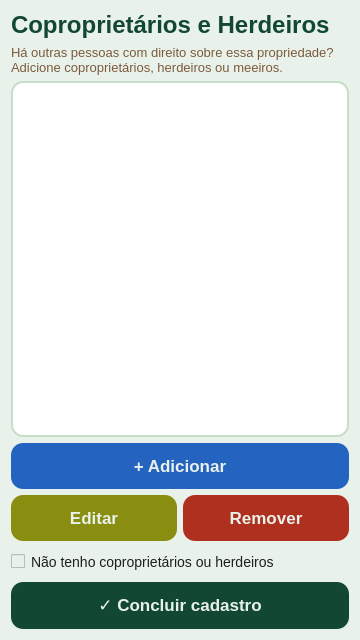
<?xml version="1.0" encoding="UTF-8"?>
<ui version="4.0">
 <class>Form</class>
 <widget class="QWidget" name="Form">
  <property name="geometry"><rect><x>0</x><y>0</y><width>360</width><height>640</height></rect></property>
  <property name="minimumSize"><size><width>360</width><height>640</height></size></property>
  <property name="maximumSize"><size><width>360</width><height>640</height></size></property>
  <property name="windowTitle"><string>Form</string></property>
  <property name="styleSheet">
   <string notr="true">QWidget { background-color: #E9F2EA; font-family: &quot;Roboto Flex&quot;; }
QPushButton { background-color: #124831; color: #E9F2EA; font-family: &quot;Roboto Flex&quot;; font-weight: 700; font-size: 17px; border-radius: 12px; padding: 13px; border: none; }
QPushButton:hover { background-color: #0a3020; }
QPushButton#new_coowner_button { background-color: #2563C0; }
QPushButton#update_coowner_button { background-color: #8a8e10; }
QPushButton#delete_coowner_button { background-color: #b03020; }
QLabel#title_label { font-family: &quot;Roboto Flex&quot;; font-weight: 800; font-size: 24px; color: #124831; }
QLabel#sub_label { font-size: 13px; color: #7C5A3C; }
QCheckBox { font-size: 14px; color: #1E1E1E; padding: 6px 0px; }
QListWidget { background-color: #FFFFFF; border: 1.5px solid #c8ddc9; border-radius: 12px; font-size: 14px; padding: 4px; }
QListWidget::item { padding: 10px 8px; border-bottom: 1px solid #e8f0e9; }
QListWidget::item:selected { background-color: #D6E6D4; color: #124831; border-radius: 8px; }</string>
  </property>
  <layout class="QVBoxLayout" name="verticalLayout">
   <item>
    <widget class="QLabel" name="title_label">
     <property name="text"><string>Coproprietários e Herdeiros</string></property>
    </widget>
   </item>
   <item>
    <widget class="QLabel" name="sub_label">
     <property name="text"><string>Há outras pessoas com direito sobre essa propriedade? Adicione coproprietários, herdeiros ou meeiros.</string></property>
     <property name="wordWrap"><bool>true</bool></property>
    </widget>
   </item>
   <item>
    <widget class="QListWidget" name="coowner_listwidget"/>
   </item>
   <item>
    <widget class="QPushButton" name="new_coowner_button">
     <property name="text"><string>+ Adicionar</string></property>
    </widget>
   </item>
   <item>
    <layout class="QHBoxLayout">
     <item>
      <widget class="QPushButton" name="update_coowner_button">
       <property name="text"><string>Editar</string></property>
      </widget>
     </item>
     <item>
      <widget class="QPushButton" name="delete_coowner_button">
       <property name="text"><string>Remover</string></property>
      </widget>
     </item>
    </layout>
   </item>
   <item>
    <widget class="QCheckBox" name="no_coowners_checkbox">
     <property name="text"><string>Não tenho coproprietários ou herdeiros</string></property>
    </widget>
   </item>
   <item>
    <widget class="QPushButton" name="done_button">
     <property name="text"><string>✓ Concluir cadastro</string></property>
    </widget>
   </item>
  </layout>
 </widget>
 <resources/>
 <connections/>
</ui>
